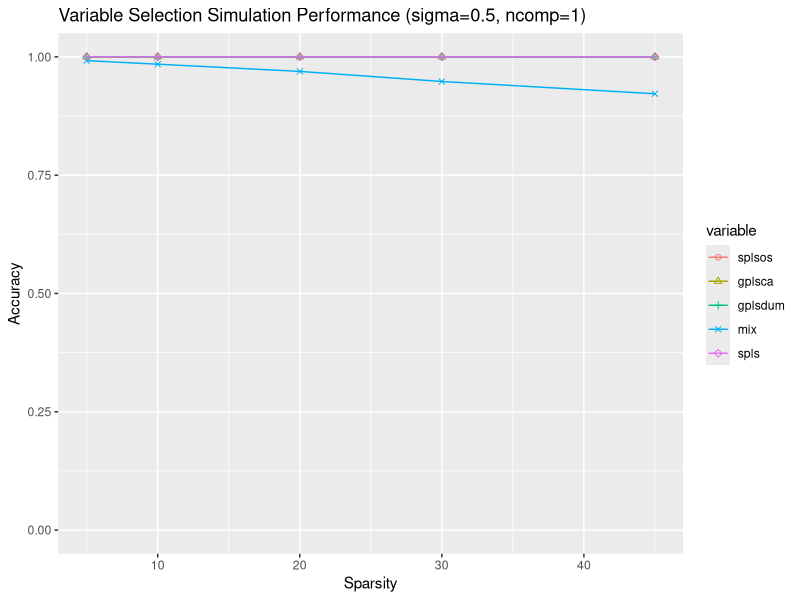
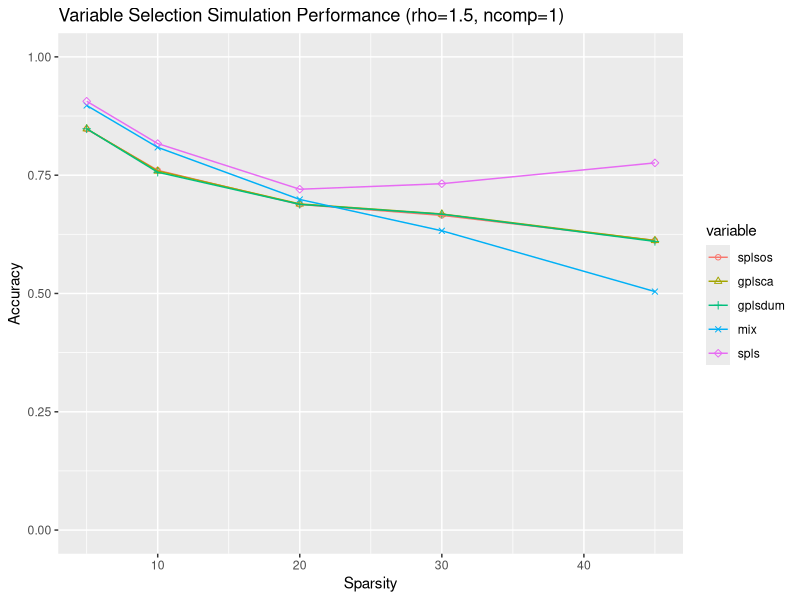
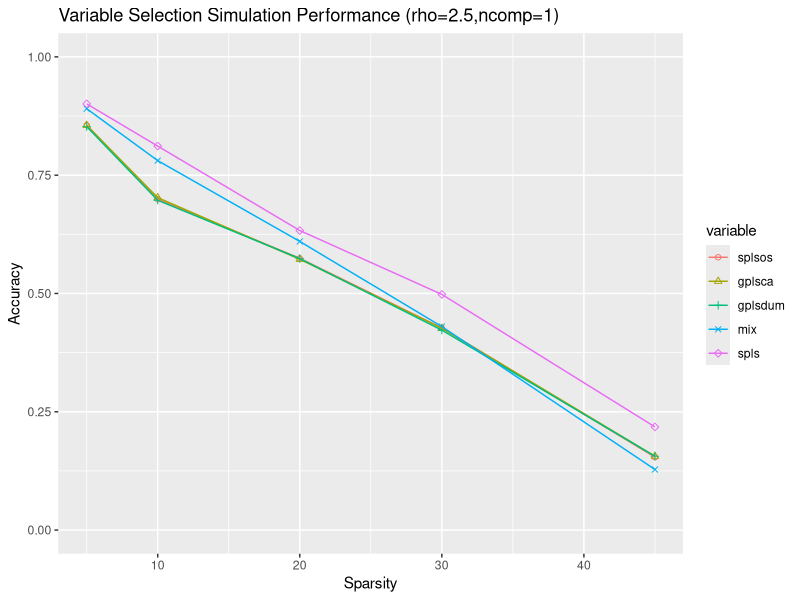
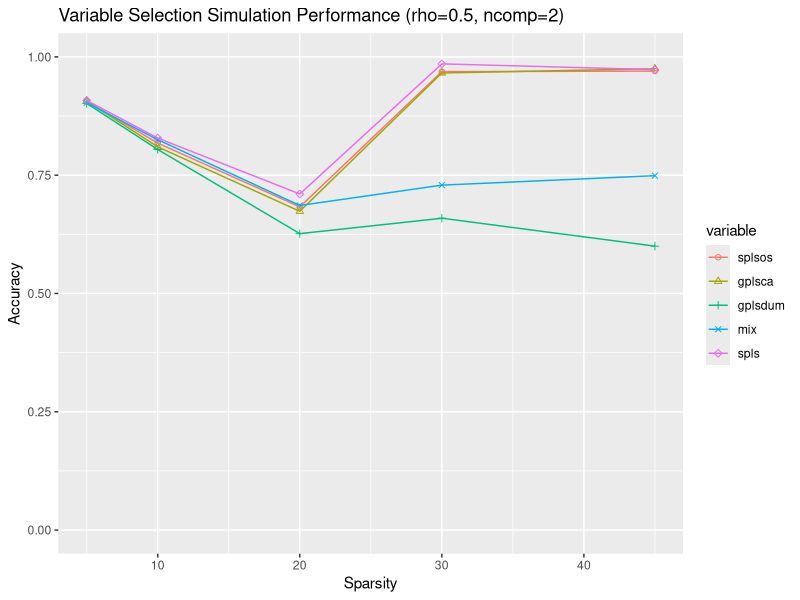
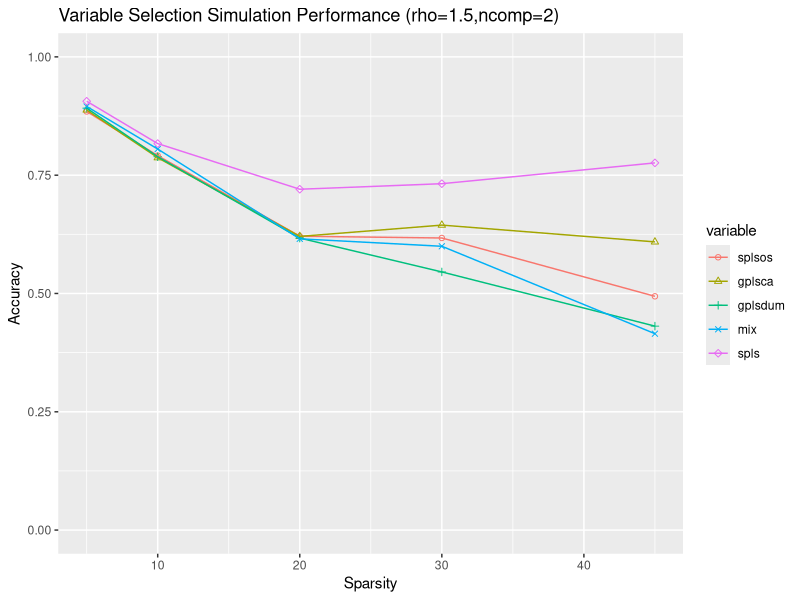
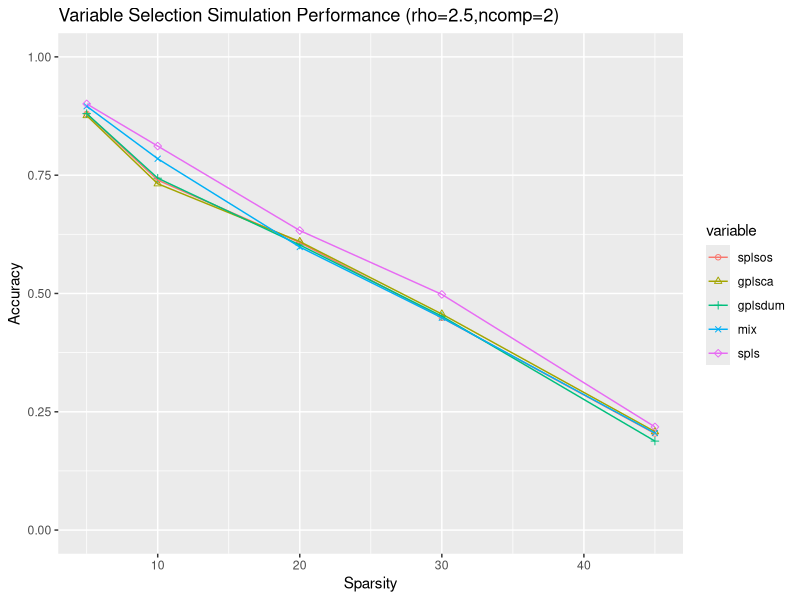

These charts were generated, in order, by the following R code:
library(MASS)
library(ggplot2)
library(reshape2)

x_axis=c(45,30,20,10,5)

#-----rho0.5-------#
qtacc05_1=c(1,1,1,1,1)
caacc05_1=c(1,1,1,1,1)
dumacc05_1=c(1,1,1,1,1)
mixacc05_1=c(0.922,0.948,0.9693,0.9845,0.992)
splsacc05_1=c(1,1,1,1,1)

#----rho1.5-------#
qtacc15_1=c(0.612,0.665,0.688,0.76025,0.8473)
caacc15_1=c(0.612,0.668,0.6893,0.75875,0.848)
dumacc15_1=c(0.61,0.6675,0.688333,0.7562,0.848)
mixacc15_1=c(0.504,0.6325,0.69867,0.80875,0.89733)
splsacc15_1=c(0.776,0.732,0.7203,0.81675,0.90622)
#---rho2.5-------#
qtacc25_1=c(0.154,0.427,0.5743,0.69925,0.8556)
caacc25_1=c(0.156,0.4265,0.5723,0.7025,0.85533)
dumacc25_1=c(0.156,0.4225,0.5737,0.697,0.85267)
mixacc25_1=c(0.128,0.43,0.61,0.78075,0.89044)
splsacc25_1=c(0.218,0.498,0.633,0.8115,0.90067)

#-----------2ndcomponent----------------#
qtacc05_2=c(0.97,0.9688,0.683,0.8178,0.9062)
caacc05_2=c(0.975,0.966,0.67367,0.80987,0.9065)
dumacc05_2=c(0.6,0.659,0.6265,0.8043,0.9017)
mixacc05_2=c(0.749,0.729,0.686,0.825,0.903)
splsacc05_2=c(0.973,0.9852,0.7102,0.8284,0.908)
#----rho1.5-------#
qtacc15_2=c(0.494,0.61725,0.621,0.79125,0.884667)
caacc15_2=c(0.609,0.6445,0.62067,0.786875,0.88778)
dumacc15_2=c(0.431,0.5455,0.617,0.789,0.89167)
mixacc15_2=c(0.415,0.59975,0.6155,0.80525,0.8952)
splsacc15_2=c(0.807,0.70175,0.6228,0.8175,0.90144)

#---rho2.5-------#
qtacc25_2=c(0.204,0.44875,0.60767,0.739625,0.87933)
caacc25_2=c(0.208,0.4565,0.60967,0.731875,0.876)
dumacc25_2=c(0.188,0.452,0.6025,0.743625,0.88011)
mixacc25_2=c(0.205,0.44875,0.59817,0.78475,0.895778)
splsacc25_2=c(0.246,0.4885,0.63167,0.813125,0.89767)

#------plotrho05comp1------#
plotdata<-data.frame(
  splsos = qtacc05_1,
  gplsca = caacc05_1,
  gplsdum = dumacc05_1,
  mix=mixacc05_1,
  spls=splsacc05_1,
  xvalue = x_axis)
plotdatalong <- melt(plotdata,id="xvalue")
rho05results <- ggplot(plotdatalong,
                     aes(x=xvalue,y=value,colour=variable,shape=variable))+geom_point()+geom_line()+scale_shape_manual(values=c(1,2,3,4,5))+labs(title="Variable Selection Simulation Performance (sigma=0.5, ncomp=1)",x="Sparsity",y="Accuracy") 
rho05results=rho05results+ylim(0,1)
print(rho05results)

#------plotrho15comp1------#
plotdata<-data.frame(
  splsos = qtacc15_1,
  gplsca = caacc15_1,
  gplsdum = dumacc15_1,
  mix=mixacc15_1,
  spls=splsacc15_1,
  xvalue = x_axis)
plotdatalong <- melt(plotdata,id="xvalue")
rho15results <- ggplot(plotdatalong,
                       aes(x=xvalue,y=value,colour=variable,shape=variable))+geom_point()+geom_line()+scale_shape_manual(values=c(1,2,3,4,5))+labs(title="Variable Selection Simulation Performance (rho=1.5, ncomp=1)",x="Sparsity",y="Accuracy") 
rho15results=rho15results+ylim(0,1)
print(rho15results)

#------plotrho25comp1------#
plotdata<-data.frame(
  splsos = qtacc25_1,
  gplsca = caacc25_1,
  gplsdum = dumacc25_1,
  mix=mixacc25_1,
  spls=splsacc25_1,
  xvalue = x_axis)
plotdatalong <- melt(plotdata,id="xvalue")
rho25results <- ggplot(plotdatalong,
                       aes(x=xvalue,y=value,colour=variable,shape=variable))+geom_point()+geom_line()+scale_shape_manual(values=c(1,2,3,4,5))+labs(title="Variable Selection Simulation Performance (rho=2.5,ncomp=1)",x="Sparsity",y="Accuracy") 
rho25results=rho25results+ylim(0,1)
print(rho25results)

#------plotrho05comp2------#
plotdata<-data.frame(
  splsos = qtacc05_2,
  gplsca = caacc05_2,
  gplsdum = dumacc05_2,
  mix=mixacc05_2,
  spls=splsacc05_2,
  xvalue = x_axis)
plotdatalong <- melt(plotdata,id="xvalue")
rho05results <- ggplot(plotdatalong,
                       aes(x=xvalue,y=value,colour=variable,shape=variable))+geom_point()+geom_line()+scale_shape_manual(values=c(1,2,3,4,5))+labs(title="Variable Selection Simulation Performance (rho=0.5, ncomp=2)",x="Sparsity",y="Accuracy") 
rho05results=rho05results+ylim(0,1)
print(rho05results)

#------plotrho15comp2------#
plotdata<-data.frame(
  splsos = qtacc15_2,
  gplsca = caacc15_2,
  gplsdum = dumacc15_2,
  mix=mixacc15_2,
  spls=splsacc15_1,
  xvalue = x_axis)
plotdatalong <- melt(plotdata,id="xvalue")
rho15results <- ggplot(plotdatalong,
                       aes(x=xvalue,y=value,colour=variable,shape=variable))+geom_point()+geom_line()+scale_shape_manual(values=c(1,2,3,4,5))+labs(title="Variable Selection Simulation Performance (rho=1.5,ncomp=2)",x="Sparsity",y="Accuracy") 
rho15results=rho15results+ylim(0,1)
print(rho15results)

#------plotrho25comp2------#
plotdata<-data.frame(
  splsos = qtacc25_2,
  gplsca = caacc25_2,
  gplsdum = dumacc25_2,
  mix=mixacc25_2,
  spls=splsacc25_1,
  xvalue = x_axis)
plotdatalong <- melt(plotdata,id="xvalue")
rho25results <- ggplot(plotdatalong,
                       aes(x=xvalue,y=value,colour=variable,shape=variable))+geom_point()+geom_line()+scale_shape_manual(values=c(1,2,3,4,5))+labs(title="Variable Selection Simulation Performance (rho=2.5,ncomp=2)",x="Sparsity",y="Accuracy") 
rho25results=rho25results+ylim(0,1)
print(rho25results)
# #------plotrho05comp2------#
# plotdata<-data.frame(
#   splsos_rho05_1 = qtacc05_1,
#   splsos_rho15_1 = qtacc15_1,
#   splsos_rho25_1 = qtacc25_1,
#   splsos_rho05_2 = qtacc05_2,
#   splsos_rho15_2 = qtacc15_2,
#   splsos_rho25_2 = qtacc25_2,
#   xvalue = x_axis)
# plotdatalong <- melt(plotdata,id="xvalue")
# rhoqtresults <- ggplot(plotdatalong,
#                        aes(x=xvalue,y=value,colour=variable,shape=variable))+geom_point()+geom_line()+scale_shape_manual(values=c(1,2,3,4,5,6))+labs(title="SPLSOS Performance witth Two LVs",x="Sparsity",y="Accuracy") 
# print(rhoqtresults)
# 
# #------plotrho15comp2------#
# plotdata<-data.frame(
#   gplsca_rho05_1 = caacc05_1,
#   gplsca_rho15_1 = caacc15_1,
#   gplsca_rho25_1 = caacc25_1,
#   gplsca_rho05_2 = caacc05_2,
#   gplsca_rho15_2 = caacc15_2,
#   gplsca_rho25_2 = caacc25_2,
#   xvalue = x_axis)
# plotdatalong <- melt(plotdata,id="xvalue")
# rhocaresults <- ggplot(plotdatalong,
#                        aes(x=xvalue,y=value,colour=variable,shape=variable))+geom_point()+geom_line()+scale_shape_manual(values=c(1,2,3,4,5,6))+labs(title="GPLSCA Performance with Two LVs",x="Sparsity",y="Accuracy") 
# print(rhocaresults)
# 
# #------plotrho25comp2------#
# plotdata<-data.frame(
#   gplsdum_rho05_1 = dumacc05_1,
#   gplsdum_rho15_1 = dumacc15_1,
#   gplsdum_rho25_1 = dumacc25_1,
#   gplsdum_rho05_2 = dumacc05_2,
#   gplsdum_rho15_2 = dumacc15_2,
#   gplsdum_rho25_2 = dumacc25_2,
#   xvalue = x_axis)
# plotdatalong <- melt(plotdata,id="xvalue")
# rhodumresults <- ggplot(plotdatalong,
#                        aes(x=xvalue,y=value,colour=variable,shape=variable))+geom_point()+geom_line()+scale_shape_manual(values=c(1,2,3,4,5,6))+labs(title="GPLSDUM Selection Simulation Performance with Two LVs",x="Sparsity",y="Accuracy") 
# print(rhodumresults)
